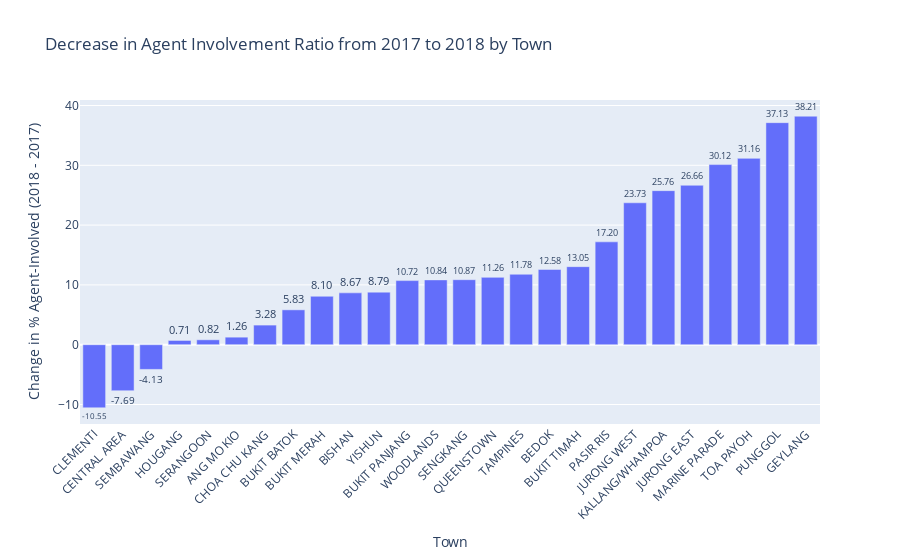

The notebook cell this image was saved under:
### Code cell
import plotly.express as px

fig = px.bar(
    ranking,
    x='Town',
    y='decrease',
    title='Decrease in Agent Involvement Ratio from 2017 to 2018 by Town',
    labels={'decrease': 'Change in % Agent-Involved (2018 - 2017)'},
    text='decrease'
)
fig.update_traces(texttemplate='%{text:.2f}', textposition='outside')
fig.update_layout(xaxis_tickangle=-45)
fig.show()

### Figure 1 — Plotly figure (JSON) as saved in the notebook; plotly's stock layout.template omitted (floating-point values rounded to 4 significant figures)
{"data": [{"hovertemplate": "Town=%{x}<br>Change in % Agent-Involved (2018 - 2017)=%{text}<extra></extra>", "legendgroup": "", "marker": {"color": "#636efa", "pattern": {"shape": ""}}, "name": "", "orientation": "v", "showlegend": false, "text": [-10.55, -7.69, -4.13, 0.71, 0.82, 1.26, 3.28, 5.83, 8.1, 8.67, 8.79, 10.72, 10.84, 10.87, 11.26, 11.78, 12.58, 13.05, 17.2, 23.73, 25.76, 26.66, 30.12, 31.16, 37.13, 38.21], "textposition": "outside", "texttemplate": "%{text:.2f}", "type": "bar", "x": ["CLEMENTI", "CENTRAL AREA", "SEMBAWANG", "HOUGANG", "SERANGOON", "ANG MO KIO", "CHOA CHU KANG", "BUKIT BATOK", "BUKIT MERAH", "BISHAN", "YISHUN", "BUKIT PANJANG", "WOODLANDS", "SENGKANG", "QUEENSTOWN", "TAMPINES", "BEDOK", "BUKIT TIMAH", "PASIR RIS", "JURONG WEST", "KALLANG/WHAMPOA", "JURONG EAST", "MARINE PARADE", "TOA PAYOH", "PUNGGOL", "GEYLANG"], "xaxis": "x", "y": [-10.55, -7.69, -4.13, 0.71, 0.82, 1.26, 3.28, 5.83, 8.1, 8.67, 8.79, 10.72, 10.84, 10.87, 11.26, 11.78, 12.58, 13.05, 17.2, 23.73, 25.76, 26.66, 30.12, 31.16, 37.13, 38.21], "yaxis": "y"}], "layout": {"barmode": "relative", "legend": {"tracegroupgap": 0}, "title": {"text": "Decrease in Agent Involvement Ratio from 2017 to 2018 by Town"}, "xaxis": {"anchor": "y", "domain": [0, 1], "tickangle": -45, "title": {"text": "Town"}}, "yaxis": {"anchor": "x", "domain": [0, 1], "title": {"text": "Change in % Agent-Involved (2018 - 2017)"}}}}
